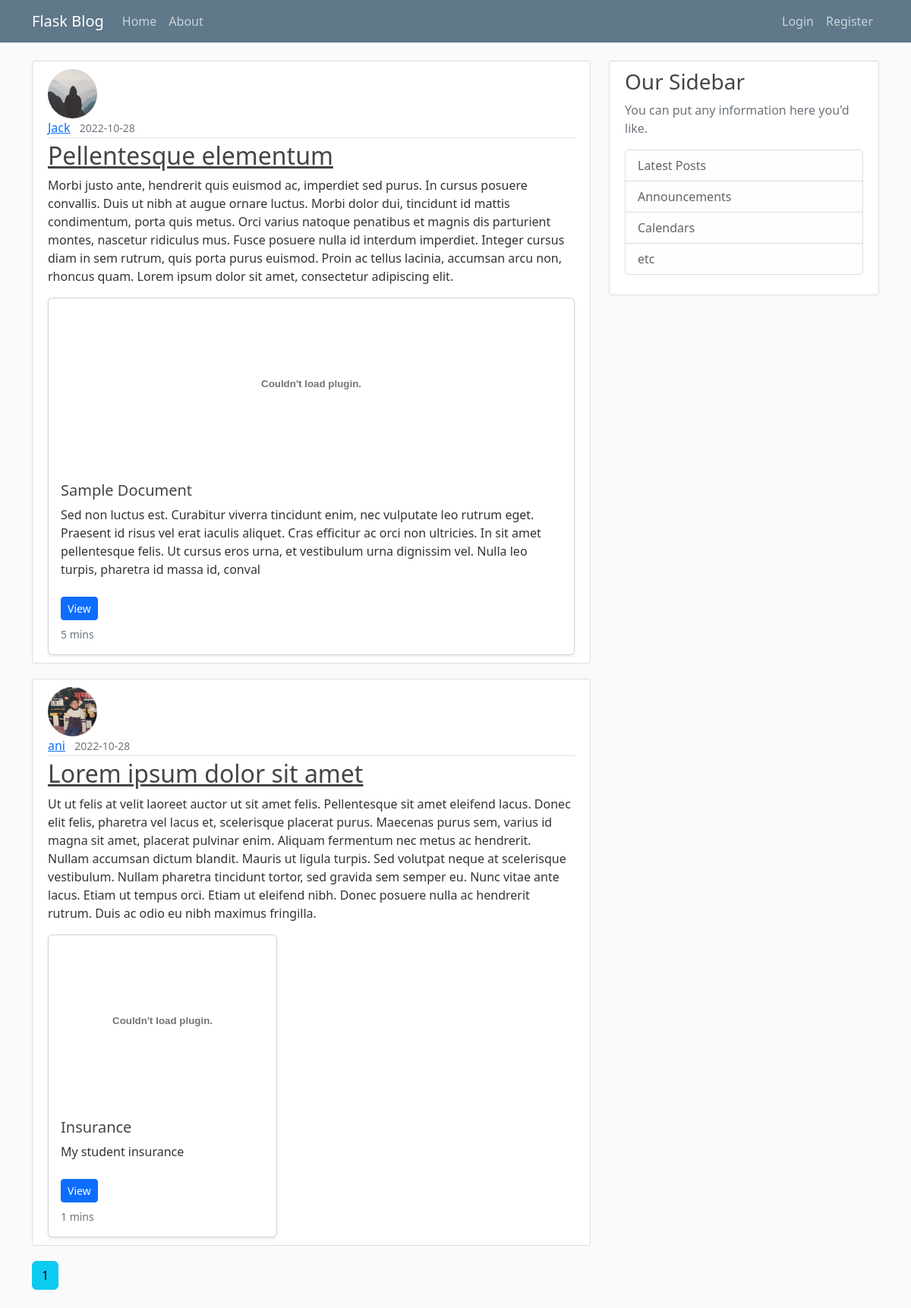
The page /home on the database its author committed.
### blogserver/models.py (models this page shows, shortened)
class Post(db.Model):
    __tablename__ = 'post'
    id = db.Column(db.Integer, primary_key=True)
    title=db.Column(db.String(100), nullable=False)
    date_posted = db.Column(db.DateTime, nullable=False, default= datetime.utcnow)
    content=db.Column(db.Text, nullable=False)
    documents = db.relationship("Document", secondary='post_documents', back_populates='posts')
    author = db.relationship("User", back_populates = "posts")
    user_id = db.Column(db.Integer, db.ForeignKey('user.id'), nullable=False)

class User(db.Model, UserMixin):
    __tablename__ = 'user'
    id = db.Column(db.Integer, primary_key=True)
    username = db.Column(db.String(20), unique=True, nullable=False)
    email = db.Column(db.String(120), unique=True, nullable=False)
    image_file = db.Column(db.String(20), nullable=False, default='default.jpg')
    documents = db.relationship('Document', back_populates = 'owner')
    posts = db.relationship('Post', back_populates='author', lazy=True)
    password = db.Column(db.String(60), nullable = False)

class Document(db.Model):
    __tablename__ = 'document'
    id = db.Column(db.Integer, primary_key=True)
    name = db.Column(db.String(100), nullable=False)
    description = db.Column(db.Text, nullable = True)
    read_time = db.Column(db.Integer, nullable = False)
    presigned_url = db.Column(db.String(300), nullable=True, default = None)
    owner = db.relationship("User", back_populates = "documents")
    owner_id = db.Column(db.Integer, db.ForeignKey('user.id'), nullable=False)
    posts = db.relationship("Post", secondary='post_documents', back_populates='documents')

### blogserver/main/routes.py (the view)
@main.route('/')
@main.route('/home')
def home():
    page = request.args.get('page',1, type=int)
    posts = Post.query.order_by(Post.date_posted.desc()).paginate(page = page, per_page=5)
    return render_template('home.html', posts = posts)

### blogserver/templates/home.html
{% extends "layout.html" %} {%block content%} {%for post in posts.items%}
<article class="media content-section">
  <img
    class="rounded-circle article-img"
    src="{{url_for('static', filename='profile_pics/'+post.author.image_file)}}"
  />
  <div class="media-body">
    <div class="article-metadata">
      <a
        class="me-2"
        href="{{url_for('users.user_posts', username = post.author.username)}}"
        >{{ post.author.username }}</a
      >
      <small class="text-muted"
        >{{ post.date_posted.strftime('%Y-%m-%d') }}</small
      >
    </div>
    <h2>
      <a
        class="article-title"
        href="{{url_for('posts.post', post_id = post.id)}}"
        >{{ post.title }}</a
      >
    </h2>
    <p class="article-content">{{ post.content }}</p>
    <div class="col d-flex align-items-stretch">
      <div class="card shadow-sm">
        <embed
          src="{{post.documents[0].presigned_url}}"
          width="100%"
          height="225"
          type="application/pdf"
        />
        <div class="card-body d-flex flex-column">
          <h5 class="card-title">{{post.documents[0].name}}</h5>
          <p class="card-text mb-4">{{post.documents[0].description}}</p>
          <div class="btn-group mt-auto align-self-start mb-2">
            <a href="{{post.documents[0].presigned_url}}" target="_blank">
              <button type="button" class="btn btn-sm btn-primary">
                View
              </button></a
            >
          </div>
          <small class="text-muted">{{post.documents[0].read_time}} mins</small>
        </div>
      </div>
    </div>
  </div>
</article>
{%endfor%} {%for page_num in posts.iter_pages(left_edge=1, right_edge=1,
left_current=1, right_current=2)%} {%if page_num%} {%if posts.page == page_num%}
<a class="btn btn-info mb-4" href="{{url_for('main.home', page=page_num)}}"
  >{{page_num}}</a
>
{% else %}<a
  class="btn btn-outline-info mb-4"
  href="{{url_for('main.home', page=page_num)}}"
  >{{page_num}}</a
>
{% endif %} {%else%} ... {%endif%} {%endfor%} {%endblock content%}

### blogserver/templates/layout.html (shortened to what this page needs)
<!DOCTYPE html>
<html lang="en">
  <head>
    <link
      href="https://cdn.jsdelivr.net/npm/bootstrap@5.2.0/dist/css/bootstrap.min.css"
      rel="stylesheet"
    />
    <link rel="stylesheet" type="text/css" href="{{url_for('static', filename='main.css')}}">
  </head>
  <body>
    <header class="site-header">
      <nav class="navbar navbar-expand-md navbar-dark bg-steel fixed-top">
        <div class="container">
          <a class="navbar-brand mr-4" href="/">Flask Blog</a>
          <div class="collapse navbar-collapse" id="navbarSupportedContent">
            <div class="navbar-nav me-auto">
              <a class="nav-item nav-link" href="{{url_for('main.home')}}">Home</a>
              <a class="nav-item nav-link" href="{{url_for('main.about')}}">About</a>
            </div>
            <div class="navbar-nav ms-auto">
              {%if current_user.is_authenticated %}
              <a class="nav-item nav-link" href="{{url_for('users.documents')}}">My Documents</a>
              <a class="nav-item nav-link" href="{{url_for('posts.new_post')}}">New Post</a>
              <a class="nav-item nav-link" href="{{url_for('users.account')}}">Account</a>
                <a class="nav-item nav-link" href="{{url_for('users.logout')}}">Logout</a>
              {% else %}
                <a class="nav-item nav-link" href="{{url_for('users.login')}}">Login</a>
                <a class="nav-item nav-link" href="{{url_for('users.register')}}">Register</a>
              {% endif %}
            </div>
          </div>
        </div>
      </nav>
    </header>
    <main role="main" class="container">
        <div class="row">
          <div class="col-md-8">
            {% block content %}{% endblock %}
          </div>
          <div class="col-md-4">
            <div class="content-section">
              <h3>Our Sidebar</h3>
              <p class='text-muted'>You can put any information here you'd like.
                <ul class="list-group">
                  <li class="list-group-item list-group-item-light">Latest Posts</li>
                  <li class="list-group-item list-group-item-light">Announcements</li>
                  <li class="list-group-item list-group-item-light">Calendars</li>
                  <li class="list-group-item list-group-item-light">etc</li>
                </ul>
              </p>
            </div>
          </div>
        </div>
      </main>
  </body>
</html>

### blogserver/static/main.css (style rules this page uses)
body { background: #fafafa; color: #333333; margin-top: 5rem; }
h1, h2, h3, h4, h5, h6 { color: #444444; }
.bg-steel { background-color: #5f788a; }
.site-header .navbar-nav .nav-link { color: #cbd5db; }
.content-section { background: #ffffff; padding: 10px 20px; border: 1px solid #dddddd; border-radius: 3px; margin-bottom: 20px; }
.article-title { color: #444444; }
.article-content { white-space: pre-line; }
.article-img { height: 65px; width: 65px; margin-right: 16px; }
.article-metadata { padding-bottom: 1px; margin-bottom: 4px; border-bottom: 1px solid #e3e3e3; }

### rows shown on the page
Post: image_file (placeholder picture), author.username "Jack", date_posted "2022-10-28", title "Pellentesque elementum", content "Morbi justo ante, hendrerit quis euismod ac, imperdiet sed purus. In cursus posuere convallis. Duis ut nibh at augue ornare luctus. Morbi dolor dui, tincidunt id mattis condimentum, porta quis metus. Orci varius natoque penatibus et magnis dis parturient montes, nascetur ridiculus mus. Fusce posuere nulla id interdum imperdiet. Integer cursus diam in sem rutrum, quis porta purus euismod. Proin ac tellus lacinia, accumsan arcu non, rhoncus quam. Lorem ipsum dolor sit amet, consectetur adipiscing elit.", name "Sample Document", description "Sed non luctus est. Curabitur viverra tincidunt enim, nec vulputate leo rutrum eget. Praesent id risus vel erat iaculis aliquet. Cras efficitur ac orci non ultricies. In sit amet pellentesque felis. Ut cursus eros urna, et vestibulum urna dignissim vel. Nulla leo turpis, pharetra id massa id, conval", read_time "5"
Post: image_file (picture), author.username "ani", date_posted "2022-10-28", title "Lorem ipsum dolor sit amet", content "Ut ut felis at velit laoreet auctor ut sit amet felis. Pellentesque sit amet eleifend lacus. Donec elit felis, pharetra vel lacus et, scelerisque placerat purus. Maecenas purus sem, varius id magna sit amet, placerat pulvinar enim. Aliquam fermentum nec metus ac hendrerit. Nullam accumsan dictum blandit. Mauris ut ligula turpis. Sed volutpat neque at scelerisque vestibulum. Nullam pharetra tincidunt tortor, sed gravida sem semper eu. Nunc vitae ante lacus. Etiam ut tempus orci. Etiam ut eleifend nibh. Donec posuere nulla ac hendrerit rutrum. Duis ac odio eu nibh maximus fringilla.", name "Insurance", description "My student insurance", read_time "1"

### other values the page prints
{{ page_num }} "1"
